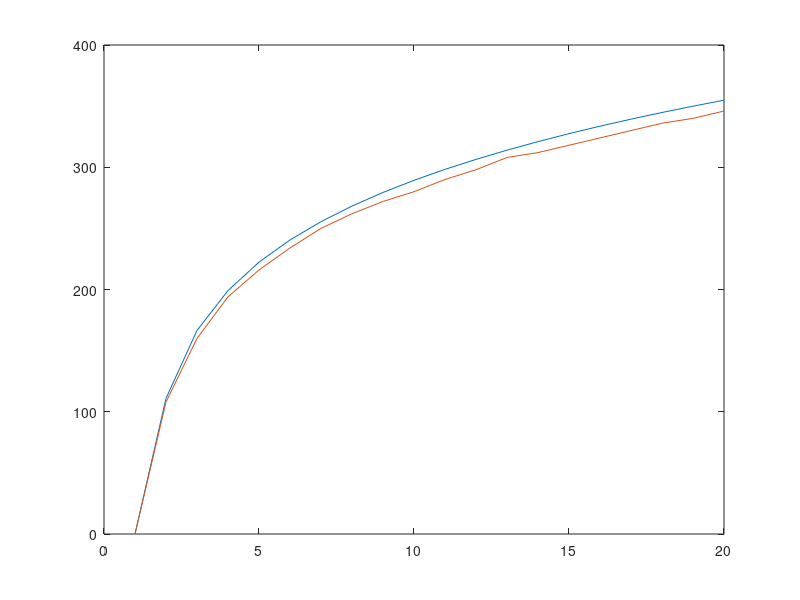

Here is the MATLAB script that generated this plot:
r = 0.25;
y = 19;

dx = 0.125;
xn1 = (0:19)*8;
xn2 = (0:19);

t1 = [0  , 108, 160, 194, 216, 234, 250, 262, 272, 280, 290, 298, 308, 312, 318, 324, 330, 336, 340, 346];
t2 = [0  , 0  , 0  , 34 , 56 , 76 , 88 , 102, 112, 120, 130, 136, 142, 148, 154, 160, 166, 170, 174, 178];

xn = xn1;
t = t1;

x = xn .* dx;
l = sqrt(x.*x + y.*y);
degree_center = atan(x ./ y) ./ pi * 180;
degree_edge   = asin(r ./ l) ./ pi * 180;
degree = degree_center - degree_edge;
degree(degree < 0) = 0;

Kt = log(degree_center ./ degree_edge);
Kt(Kt < 0) = 0;

K = Kt ./ t;

K0 = 1/ 80;
% K0 = 0.013;

t0 = Kt/K0;
plot(t0);
hold on;
plot(t);
hold off;
